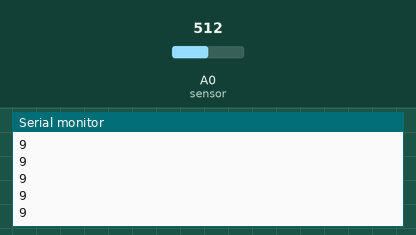
Simulated run of this sketch. Board: Arduino Uno, built with avr-gcc and run on an emulated ATmega328P. Parts: the last lines printed to the serial monitor. The inputs (shaded band) are chosen by the test bench; at power-on: A0 (sensor) = 512.

Above: at 1.2 s.
1.3 s: A0 (sensor) set to 716
At 1.31 s:
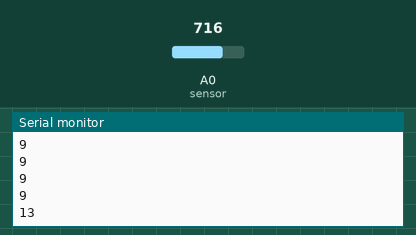
2.8 s: A0 (sensor) set to 900
At 2.82 s:
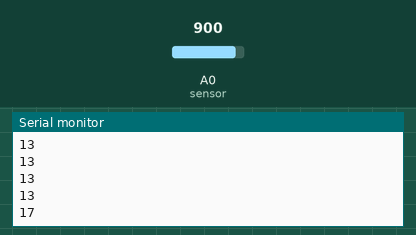
Timing chart, 0 to 5.8 s (numbered marks = the images above; inputs shaded):
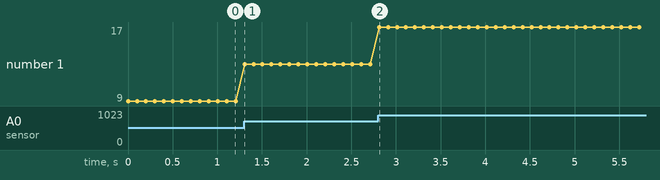

The sketch:

06_Kuvvet_Sensoru.ino
```cpp
#define sensor A0
int dizi[10]={2,3,4,5,6,7,8,9,10,11};
void setup()
{
  Serial.begin(9600);
 for(int i=0;i<10;i++)
 {
   digitalWrite(dizi[i],LOW);
 }
}

void loop()
{
  int x=0;
  int deger=analogRead(sensor);
  int ledSayisi=map(deger,0,466,0,9);
  Serial.println(ledSayisi);
  for(int i=0;i<=ledSayisi;i++)
  {
    digitalWrite(dizi[i],HIGH);
  }
  delay(100);
  while(x<=10)
  {
  digitalWrite(dizi[x],LOW);
    x++;
  }
}
```

Measured:
- after the input at 1.3 s, the serial monitor: prints a new line at once (image 1)
- after the input at 2.8 s, the serial monitor: prints a new line at once (image 2)
- plotted number 1: 9 → 13 after the input at 1.3 s, 13 → 17 after the input at 2.8 s
